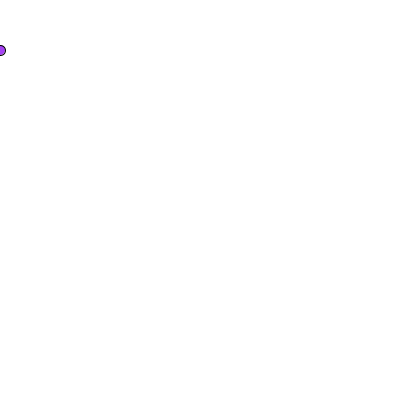
Frame 1 (no input)
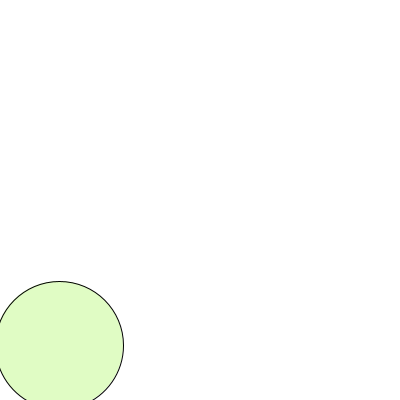
Frame 60 (the mouse pressed at the canvas centre just before this capture)
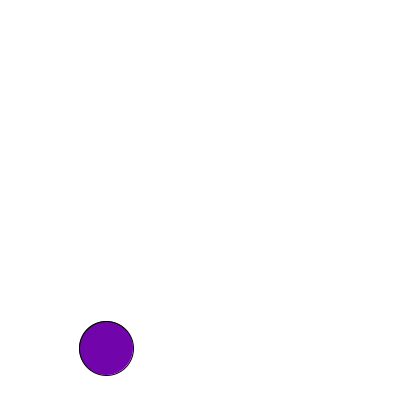
Frame 120 (the mouse held since frame 60 and released just before this capture)

The Processing sketch that drew these frames (run headless with seeded random() and noise(); from frame 60 on, the mouse is pressed at the canvas centre):

// Processing sketch: Conditionals
// ── Conditionals.pde
// Circle Colors
float r;
float g;
float b;

float r1;
float g1;
float b1;

float r2;
float g2;
float b2;

// Circle Sizes
int circleSize;
int circleSize1;
int circleSize2;

// Circle Location
int x;
int y;
int x1;
int y1;
int x2;
int y2;


void setup() {
  size(400, 400);

  // Initial Values
  r = 0;
  g = 0;
  b = 0;

  r1 = 0;
  g1 = 0;
  b1 = 0;

  r2 = 0;
  g2 = 0;
  b2 = 0;

  circleSize = 10;
  circleSize1 = 250;
  circleSize2 = 90;

  x = 0;
  y = 50;
  x1 = 400;
  y1 = 250;
  x2 = 200;
  y2 = 400;
}


void draw() {
  frameRate(25);
  background(255);

  r = random(256);
  g = random(256);
  b = random(256);

  r1 = random(256);
  g1 = random(256);
  b1 = random(256);

  r2 = random(256);
  g2 = random(256);
  b2 = random(256);



  // Cirles Move
  if (frameCount <= 70) {
    fill(r, g, b);
    ellipse(x, y, circleSize, circleSize);
    x = x + 1;
    y = y + 5;
  } else if (frameCount <= 150) {
    fill(r1, g1, b1);
    ellipse(x1, y1, circleSize1, circleSize1);
    x1 = x1 - 6;
    y1 = y1 + 2;
  } else {
    fill(r2, g2, b2);
    ellipse(x2, y2, circleSize2, circleSize2);
    y2 = y2 - 2;
  }

  // Cirles Get Larger
  if (frameCount <= 70) {
    circleSize = circleSize + 2;
  } else if (frameCount <= 150) {
    circleSize1 = circleSize1 - 4;
  } else {
    circleSize2 = circleSize2 + 5;
  }
}
